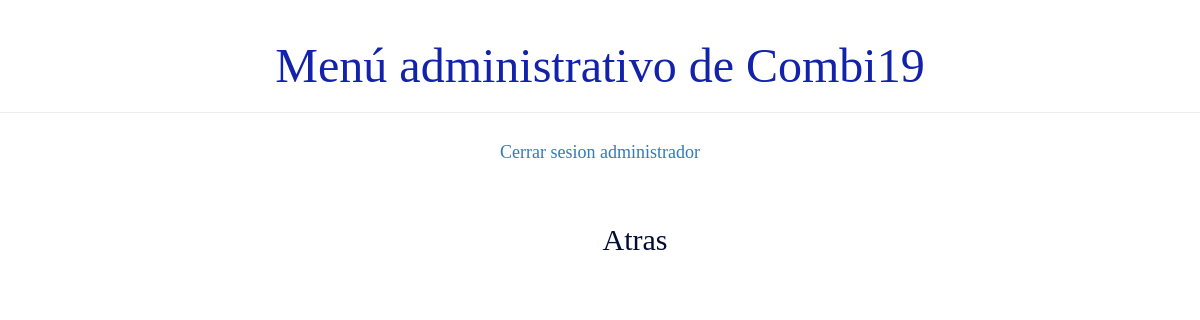
Page /usuario/listaChofer/2/ on the earlier database version.
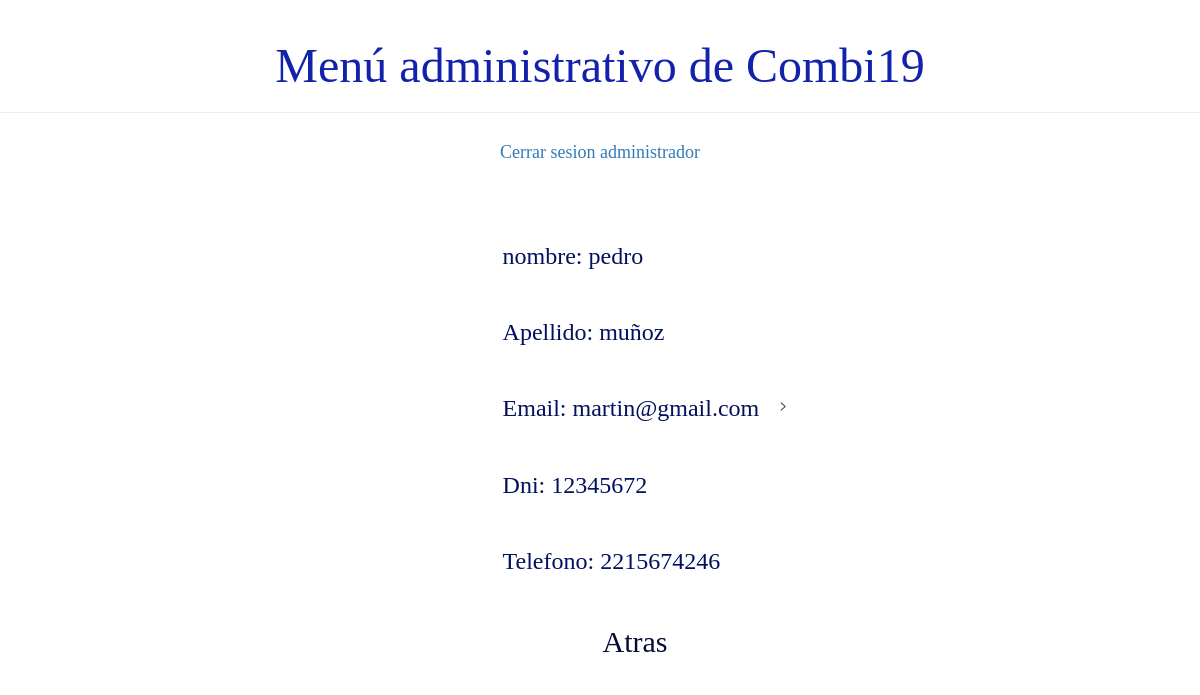
Same page on the later database version.
### demo1/models.py (models this page shows, shortened)
class Persona(models.Model):
    usuario = models.ForeignKey('auth.User', on_delete=models.CASCADE)
    dni = models.IntegerField(unique=True)
    telefono = models.BigIntegerField()
    activo = models.BooleanField(default=True)

class Chofer(Persona):
   pass

class Persona(models.Model):
    usuario = models.ForeignKey('auth.User', on_delete=models.CASCADE)
    dni = models.IntegerField(unique=True)
    telefono = models.BigIntegerField()
    activo = models.BooleanField(default=True)

### demo1/views.py (the view)
# urls.py: path('usuario/listaChofer/<int:pk>/', views.detalle_chofer, name='detalle_chofer'),
def detalle_chofer(request, pk):
    chofer = Chofer.objects.filter(pk=pk)
    return render(request, 'demo1/detalle/detalle_chofer.html', {'chofer': chofer})

### demo1/templates/demo1/detalle/detalle_chofer.html (shortened to what this page needs)
{% extends 'demo1/base.html' %}
{% block content %}
    <div class="Chofer">
        {% for c in chofer%}
        <div class="card">
            <div>
           <h3><p>nombre: {{ c.usuario.first_name }}</p>
            <p>Apellido: {{ c.usuario.last_name }}</p>
            <p>Email: {{ c.usuario.email }}</p>
            <p>Dni: {{ c.dni }}</p>
            <p>Telefono: {{ c.telefono }}</p></h3>
        </div>>
        {%endfor%}
    </div>
    <div class="card">
        <h2><a href="{% url 'listado_chofer' %}"> Atras</a></h2>
    </div>
{% endblock %}

### demo1/templates/demo1/base.html (shortened to what this page needs)
{% load static %}
<html>
    <head >
        <link rel="stylesheet" href="//maxcdn.bootstrapcdn.com/bootstrap/3.2.0/css/bootstrap.min.css">
        <link rel="stylesheet" href="//maxcdn.bootstrapcdn.com/bootstrap/3.2.0/css/bootstrap-theme.min.css">
        <link rel="stylesheet" href="{% static 'css/demo1.css' %}">
    </head>
    <body>
        <div class="page-header">
            <h1>Menú administrativo de Combi19</h1>
        </div>
        <div class="card"><h4><a href="">Cerrar sesion administrador</a> </h4> </div>
        <br>
        <div>
            <div class="content container">
                {% block content %}
                {% endblock %}
            </div>
        </div>
    </body>
</html>

### demo1/static/css/demo1.css (style rules this page uses)
h1 a, h2 a { color: #030c33; font-family: 'Lobster'; padding: 20px 20px 20px 40px; }
h3 p { color: #02105e; font-family: 'Lobster'; padding: 20px 20px 20px 40px; }
h4 { color: #02105e; }
.page-header h1, .page-header h1 a, .page-header h1 a:visited, .page-header h1 a:active { color: #1322aa; font-size: 36pt; text-decoration: none; display:inline; display: flex; align-items: center; justify-content: center; }
.content { margin-left: 40px; }
h1, h2, h3, h4 { font-family: 'Lobster', cursive; }
.card { display: flex; align-items: center; justify-content: center; }

Differences in the rows shown:
added Chofer: usuario.first_name "pedro", usuario.last_name "muñoz", usuario.email "martin@gmail.com", dni "12345672", telefono "2215674246"
